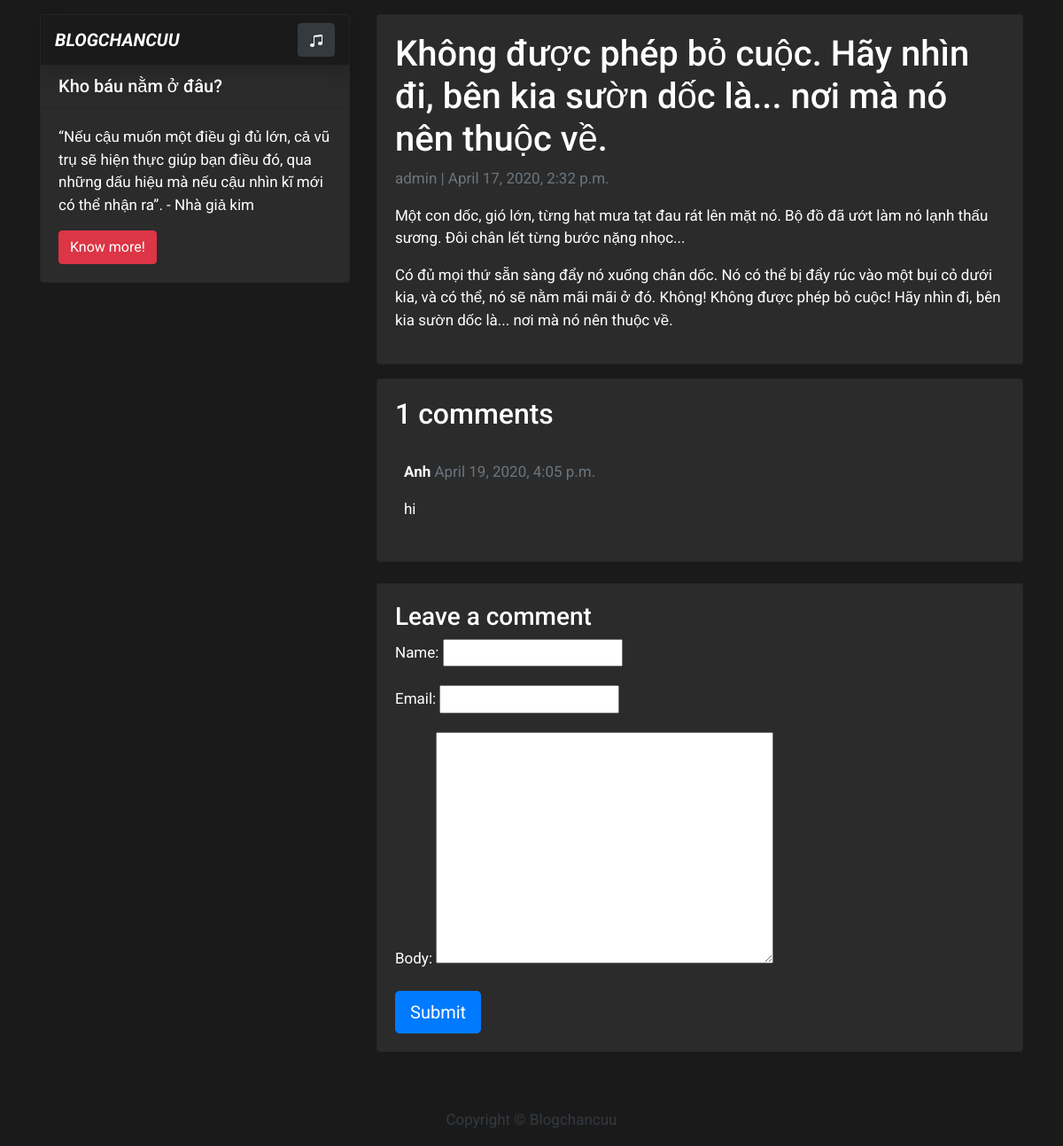
Page /neew-poer/ on the committed database.
### blog/models.py (models this page shows, shortened)
class Post(models.Model):
	title = models.CharField(max_length=200, unique=True)
	slug = models.SlugField(max_length=200, unique=True)
	author = models.ForeignKey(User, on_delete= models.CASCADE, related_name="blog_posts")
	update_on = models.DateTimeField(auto_now= True)
	content = models.TextField()
	created_on = models.DateTimeField(auto_now_add=True)
	status = models.IntegerField(choices= STATUS, default=0)
	class Meta:
		ordering = ['-created_on']

class Comment(models.Model):
	post = models.ForeignKey(Post, on_delete=models.CASCADE, related_name="comments")
	name = models.CharField(max_length=80)
	email = models.EmailField()
	body = models.TextField()
	created_on = models.DateTimeField(auto_now_add=True)
	active = models.BooleanField(default=False)
	class Meta:
		ordering = ['created_on']

### blog/views.py (the view)
# urls.py: path('<slug:slug>/', views.post_detail, name='post_detail'),
def post_detail(request, slug):
    template_name = 'post_detail.html'
    post = get_object_or_404(Post, slug=slug)
    comments = post.comments.filter(active=True)
    new_comment = None
    print(post.title)
    if request.method == 'POST':
        comment_form = CommentForm(data=request.POST)
        if comment_form.is_valid():
            new_comment = comment_form.save(commit=False)
            new_comment.post = post
            new_comment.save()
    else:
        comment_form = CommentForm()
    return render(request, template_name, {
        'post': post,
        'comments': comments,
        'new_comment': new_comment,
        'comment_form': comment_form
    })

### blog/forms.py
class CommentForm(forms.ModelForm):
    class Meta:
        model = Comment
        fields = ('name', 'email', 'body')

### templates/post_detail.html (shortened to what this page needs)
{% extends 'base.html' %} {% block content %}
<div class="container">
  <div class="row">
    {% block sidebar %} {% include 'sidebar.html' %} {% endblock sidebar %}
    <div class="col-md-8 mb-4  mt-3 left  top">
      <div class="card-body card">
        <h1>{% block title %} {{ post.title }} {% endblock title %}</h1>
        <p class=" text-muted">{{ post.author }} | {{ post.created_on }}</p>
        <div class="">{{ post.content | safe }}</div>
      </div>
      <div class="card-body card mb-4 mt-3">
        {% with comments.count as total_comments %}
        <h2>{{ total_comments }} comments</h2>
          {% endwith %} {% for comment in comments %}
        <div class="comments" style="padding: 10px;">
          <p class="font-weight-bold">
            {{ comment.name }}
            <span class=" text-muted font-weight-normal">
              {{ comment.created_on }}
            </span>
          </p>
          {{ comment.body | linebreaks }}
        </div>
        {% endfor %}
      </div>
      <div class="card-body card mb-4 mt-3">
        {% if new_comment %}
        <div class="alert alert-success" role="alert">
          Your comment is awaiting moderation
        </div>
        {% else %}
        <h3>Leave a comment</h3>
        <form method="post">
          {{ comment_form.as_p }}
          <button type="submit" class="btn btn-primary  btn-lg">Submit</button>
        </form>
        {% endif %}
      </div>
    </div>
  </div>
</div>
{% endblock content %}

### static/css/base.css (style rules this page uses)
body { font-family: "Roboto", sans-serif; font-size: 17px; background-color: #1a1a1a; }
.card { background-color: #2b2b2b; color: #fff; }

### rows in the picture
Post: title "Không được phép bỏ cuộc. Hãy nhìn đi, bên kia sườn dốc là... nơi mà nó nên thuộc về.", author "admin", created_on "April 17, 2020, 2:32 p.m.", content "Một con dốc, gió lớn, từng hạt mưa tạt đau rát lên mặt nó. Bộ đồ đã ướt làm nó lạnh thấu sương. Đôi chân lết từng bước nặng nhọc... Có đủ mọi thứ sẵn sàng đẩy nó xuống chân dốc. Nó có thể bị đẩy rúc vào một bụi cỏ dưới kia, và có thể, nó sẽ nằm mãi mãi ở đó. Không! Không được phép bỏ cuộc! Hãy nhìn đi, bên kia sườn dốc là... nơi mà nó nên thuộc về."
Comment: name "Anh", created_on "April 19, 2020, 4:05 p.m.", body "hi"

### other values in the picture
{{ total_comments }} "1"
